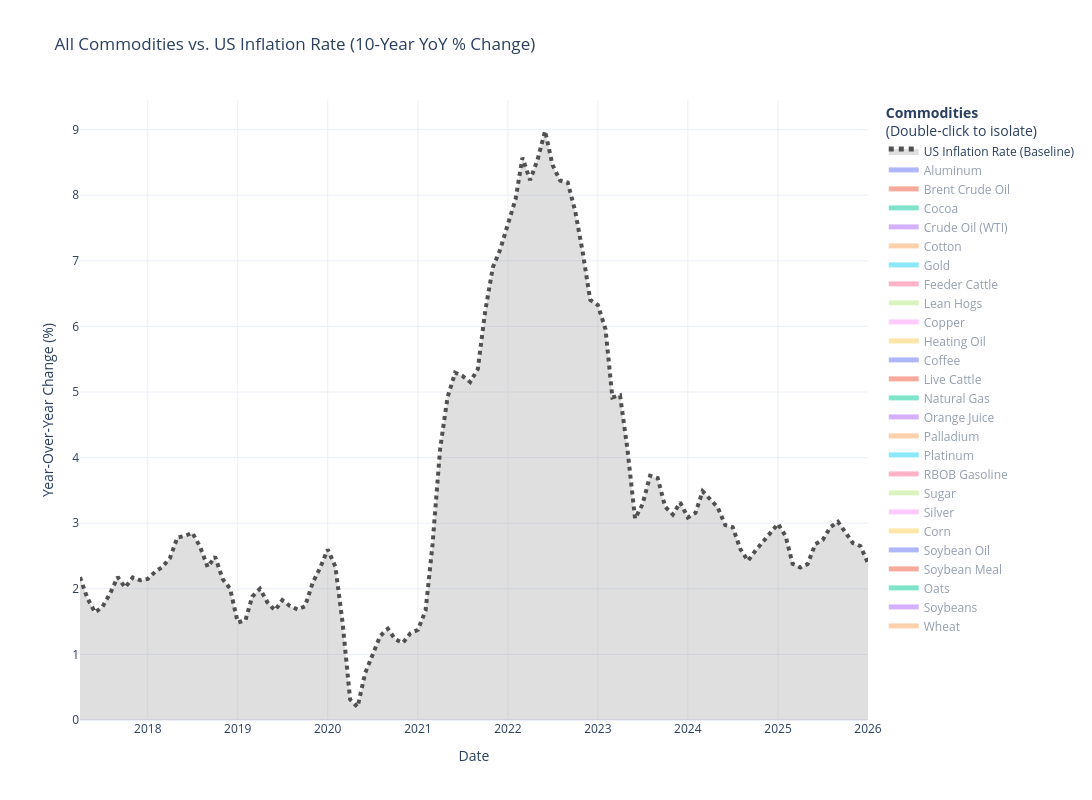

Source (notebook cell):
### Markdown cell above
## Commodities Compared to Year over Year Inflation

### Code cell
"""
Important things to know about the code below:
- GOAL: We want to create a Plotly line chart that shows the Year-Over-Year percentage change for all 25 commodities, with the US Inflation Rate as a shaded area in the background.
- Data Sources:
  - FRED: CPIAUCSL for the US Inflation Rate
  - YFincance: Commodity price data for the 25 commodities
- Normalization 
  - Just like the YoY inflation rate is calculated as the percentage change from 12 months ago, we will calculate the same for each commodity to make them comparable on the same plot.
  
"""
# Dictionary of commodities
tickers = list(commodities.keys())

# Set start data and end date for 10 years of data

end_date = datetime.datetime.now()
start_date = end_date - datetime.timedelta(days=10*365)

# Fetch CPI data from FRED
cpi_data = web.DataReader('CPIAUCSL', 'fred', start_date, end_date)

# Calculate Year-Over-Year (YoY) Inflation Rate
cpi_data['YoY_Inflation'] = cpi_data['CPIAUCSL'].pct_change(periods=12) * 100
yoy_inflation = cpi_data.dropna()  # Drop the first year of NaNs created by the 12-month pct_change

# # Grab commodity data from Yahoo Finance
df = yf.download(tickers, start=start_date, end=end_date)['Close']

# Grab last price of every month's commodity data
monthly_df = df.resample('MS').last()

# Calculate the 12-month percentage change for commodities
yoy_df = monthly_df.pct_change(periods=12) * 100
yoy_df = yoy_df.dropna(how='all') # Drop first year of NaNs

# Prepare the data
df_long = yoy_df.reset_index().melt(id_vars='Date', var_name='Ticker', value_name='YoY_Change')

# Map the tickers to their full names for better readability in the plot
df_long['Commodity'] = df_long['Ticker'].map(commodities)

# Build plot
fig = px.line(
    df_long,
    x='Date',
    y='YoY_Change',
    color='Commodity',
    title='All Commodities vs. US Inflation Rate (10-Year YoY % Change)',
    labels={'YoY_Change': 'Year-Over-Year Change (%)'}
)

# Hide all lines but upcoming baseline
fig.update_traces(visible='legendonly')

# Add Inflation Rate to the background as a shaded area
inflation_trace = go.Scatter(
    x=yoy_inflation.index,
    y=yoy_inflation['YoY_Inflation'],
    name='US Inflation Rate (Baseline)',
    fill='tozeroy',  # Shades down to the 0% line
    mode='lines',
    line=dict(color='rgba(64, 64, 64, 0.9)', width=4, dash='dot'), # Dark thick dotted line
    fillcolor='rgba(128, 128, 128, 0.25)' # Semi-transparent grey fill
)
fig.add_trace(inflation_trace)

# Inflation shading stays behind the commodity lines
fig.data = (fig.data[-1],) + fig.data[:-1]

# Final touches
fig.update_layout(
    height=800,
    width=1400,
    template="plotly_white",
    legend=dict(
        title="<b>Commodities</b><br>(Double-click to isolate)", # Helpful tip for the user
        itemsizing="constant"
    )
)

# Show plot
fig.show()

# Save the plot as html file
fig.write_html("commodity_prices_vs_inflation_YoY.html")
